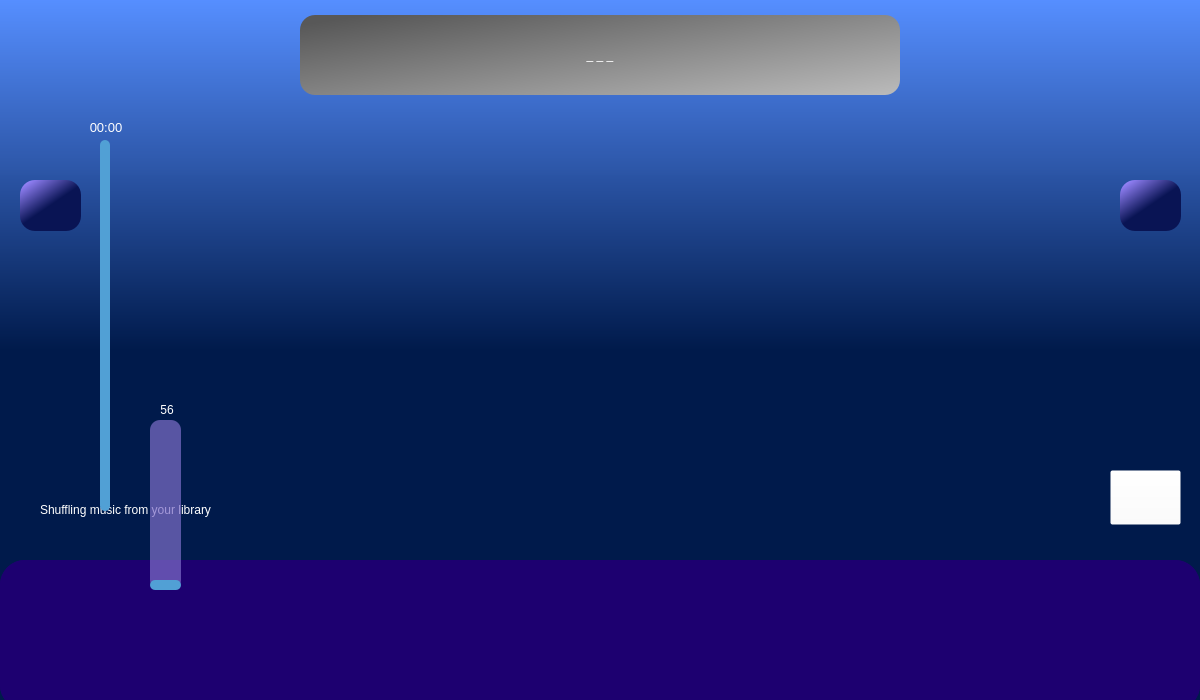
<?xml version="1.0" encoding="UTF-8"?>
<ui version="4.0">
 <class>AudioProcessor</class>
 <widget class="QMainWindow" name="AudioProcessor">
  <property name="windowModality">
   <enum>Qt::ApplicationModal</enum>
  </property>
  <property name="enabled">
   <bool>true</bool>
  </property>
  <property name="geometry">
   <rect>
    <x>0</x>
    <y>0</y>
    <width>1200</width>
    <height>700</height>
   </rect>
  </property>
  <property name="sizePolicy">
   <sizepolicy hsizetype="Ignored" vsizetype="Ignored">
    <horstretch>0</horstretch>
    <verstretch>0</verstretch>
   </sizepolicy>
  </property>
  <property name="minimumSize">
   <size>
    <width>1200</width>
    <height>700</height>
   </size>
  </property>
  <property name="maximumSize">
   <size>
    <width>1200</width>
    <height>700</height>
   </size>
  </property>
  <property name="windowTitle">
   <string>Groove</string>
  </property>
  <property name="windowIcon">
   <iconset>
    <normaloff>assets/Groove.png</normaloff>assets/Groove.png</iconset>
  </property>
  <property name="styleSheet">
   <string notr="true"/>
  </property>
  <widget class="QWidget" name="main_window">
   <property name="enabled">
    <bool>true</bool>
   </property>
   <property name="palette">
    <palette>
     <active>
      <colorrole role="Button">
       <brush brushstyle="LinearGradientPattern">
        <gradient startx="1.000000000000000" starty="0.000000000000000" endx="1.000000000000000" endy="0.500000000000000" type="LinearGradient" spread="PadSpread" coordinatemode="ObjectBoundingMode">
         <gradientstop position="0.000000000000000">
          <color alpha="254">
           <red>85</red>
           <green>142</green>
           <blue>255</blue>
          </color>
         </gradientstop>
         <gradientstop position="1.000000000000000">
          <color alpha="255">
           <red>0</red>
           <green>26</green>
           <blue>75</blue>
          </color>
         </gradientstop>
        </gradient>
       </brush>
      </colorrole>
      <colorrole role="Base">
       <brush brushstyle="LinearGradientPattern">
        <gradient startx="1.000000000000000" starty="0.000000000000000" endx="1.000000000000000" endy="0.500000000000000" type="LinearGradient" spread="PadSpread" coordinatemode="ObjectBoundingMode">
         <gradientstop position="0.000000000000000">
          <color alpha="254">
           <red>85</red>
           <green>142</green>
           <blue>255</blue>
          </color>
         </gradientstop>
         <gradientstop position="1.000000000000000">
          <color alpha="255">
           <red>0</red>
           <green>26</green>
           <blue>75</blue>
          </color>
         </gradientstop>
        </gradient>
       </brush>
      </colorrole>
      <colorrole role="Window">
       <brush brushstyle="LinearGradientPattern">
        <gradient startx="1.000000000000000" starty="0.000000000000000" endx="1.000000000000000" endy="0.500000000000000" type="LinearGradient" spread="PadSpread" coordinatemode="ObjectBoundingMode">
         <gradientstop position="0.000000000000000">
          <color alpha="254">
           <red>85</red>
           <green>142</green>
           <blue>255</blue>
          </color>
         </gradientstop>
         <gradientstop position="1.000000000000000">
          <color alpha="255">
           <red>0</red>
           <green>26</green>
           <blue>75</blue>
          </color>
         </gradientstop>
        </gradient>
       </brush>
      </colorrole>
     </active>
     <inactive>
      <colorrole role="Button">
       <brush brushstyle="LinearGradientPattern">
        <gradient startx="1.000000000000000" starty="0.000000000000000" endx="1.000000000000000" endy="0.500000000000000" type="LinearGradient" spread="PadSpread" coordinatemode="ObjectBoundingMode">
         <gradientstop position="0.000000000000000">
          <color alpha="254">
           <red>85</red>
           <green>142</green>
           <blue>255</blue>
          </color>
         </gradientstop>
         <gradientstop position="1.000000000000000">
          <color alpha="255">
           <red>0</red>
           <green>26</green>
           <blue>75</blue>
          </color>
         </gradientstop>
        </gradient>
       </brush>
      </colorrole>
      <colorrole role="Base">
       <brush brushstyle="LinearGradientPattern">
        <gradient startx="1.000000000000000" starty="0.000000000000000" endx="1.000000000000000" endy="0.500000000000000" type="LinearGradient" spread="PadSpread" coordinatemode="ObjectBoundingMode">
         <gradientstop position="0.000000000000000">
          <color alpha="254">
           <red>85</red>
           <green>142</green>
           <blue>255</blue>
          </color>
         </gradientstop>
         <gradientstop position="1.000000000000000">
          <color alpha="255">
           <red>0</red>
           <green>26</green>
           <blue>75</blue>
          </color>
         </gradientstop>
        </gradient>
       </brush>
      </colorrole>
      <colorrole role="Window">
       <brush brushstyle="LinearGradientPattern">
        <gradient startx="1.000000000000000" starty="0.000000000000000" endx="1.000000000000000" endy="0.500000000000000" type="LinearGradient" spread="PadSpread" coordinatemode="ObjectBoundingMode">
         <gradientstop position="0.000000000000000">
          <color alpha="254">
           <red>85</red>
           <green>142</green>
           <blue>255</blue>
          </color>
         </gradientstop>
         <gradientstop position="1.000000000000000">
          <color alpha="255">
           <red>0</red>
           <green>26</green>
           <blue>75</blue>
          </color>
         </gradientstop>
        </gradient>
       </brush>
      </colorrole>
     </inactive>
     <disabled>
      <colorrole role="Button">
       <brush brushstyle="LinearGradientPattern">
        <gradient startx="1.000000000000000" starty="0.000000000000000" endx="1.000000000000000" endy="0.500000000000000" type="LinearGradient" spread="PadSpread" coordinatemode="ObjectBoundingMode">
         <gradientstop position="0.000000000000000">
          <color alpha="254">
           <red>85</red>
           <green>142</green>
           <blue>255</blue>
          </color>
         </gradientstop>
         <gradientstop position="1.000000000000000">
          <color alpha="255">
           <red>0</red>
           <green>26</green>
           <blue>75</blue>
          </color>
         </gradientstop>
        </gradient>
       </brush>
      </colorrole>
      <colorrole role="Base">
       <brush brushstyle="LinearGradientPattern">
        <gradient startx="1.000000000000000" starty="0.000000000000000" endx="1.000000000000000" endy="0.500000000000000" type="LinearGradient" spread="PadSpread" coordinatemode="ObjectBoundingMode">
         <gradientstop position="0.000000000000000">
          <color alpha="254">
           <red>85</red>
           <green>142</green>
           <blue>255</blue>
          </color>
         </gradientstop>
         <gradientstop position="1.000000000000000">
          <color alpha="255">
           <red>0</red>
           <green>26</green>
           <blue>75</blue>
          </color>
         </gradientstop>
        </gradient>
       </brush>
      </colorrole>
      <colorrole role="Window">
       <brush brushstyle="LinearGradientPattern">
        <gradient startx="1.000000000000000" starty="0.000000000000000" endx="1.000000000000000" endy="0.500000000000000" type="LinearGradient" spread="PadSpread" coordinatemode="ObjectBoundingMode">
         <gradientstop position="0.000000000000000">
          <color alpha="254">
           <red>85</red>
           <green>142</green>
           <blue>255</blue>
          </color>
         </gradientstop>
         <gradientstop position="1.000000000000000">
          <color alpha="255">
           <red>0</red>
           <green>26</green>
           <blue>75</blue>
          </color>
         </gradientstop>
        </gradient>
       </brush>
      </colorrole>
     </disabled>
    </palette>
   </property>
   <property name="styleSheet">
    <string notr="true">background-color: qlineargradient(spread:pad, x1:1, y1:0, x2:1, y2:0.5, stop:0 rgba(85, 142, 255, 254), stop:1 rgba(0, 26, 75, 255));</string>
   </property>
   <widget class="QWidget" name="utility_bar" native="true">
    <property name="enabled">
     <bool>true</bool>
    </property>
    <property name="geometry">
     <rect>
      <x>0</x>
      <y>560</y>
      <width>1200</width>
      <height>150</height>
     </rect>
    </property>
    <property name="minimumSize">
     <size>
      <width>1200</width>
      <height>120</height>
     </size>
    </property>
    <property name="maximumSize">
     <size>
      <width>1200</width>
      <height>150</height>
     </size>
    </property>
    <property name="palette">
     <palette>
      <active>
       <colorrole role="Button">
        <brush brushstyle="SolidPattern">
         <color alpha="255">
          <red>29</red>
          <green>0</green>
          <blue>112</blue>
         </color>
        </brush>
       </colorrole>
       <colorrole role="Base">
        <brush brushstyle="SolidPattern">
         <color alpha="255">
          <red>29</red>
          <green>0</green>
          <blue>112</blue>
         </color>
        </brush>
       </colorrole>
       <colorrole role="Window">
        <brush brushstyle="SolidPattern">
         <color alpha="255">
          <red>29</red>
          <green>0</green>
          <blue>112</blue>
         </color>
        </brush>
       </colorrole>
      </active>
      <inactive>
       <colorrole role="Button">
        <brush brushstyle="SolidPattern">
         <color alpha="255">
          <red>29</red>
          <green>0</green>
          <blue>112</blue>
         </color>
        </brush>
       </colorrole>
       <colorrole role="Base">
        <brush brushstyle="SolidPattern">
         <color alpha="255">
          <red>29</red>
          <green>0</green>
          <blue>112</blue>
         </color>
        </brush>
       </colorrole>
       <colorrole role="Window">
        <brush brushstyle="SolidPattern">
         <color alpha="255">
          <red>29</red>
          <green>0</green>
          <blue>112</blue>
         </color>
        </brush>
       </colorrole>
      </inactive>
      <disabled>
       <colorrole role="Button">
        <brush brushstyle="SolidPattern">
         <color alpha="255">
          <red>29</red>
          <green>0</green>
          <blue>112</blue>
         </color>
        </brush>
       </colorrole>
       <colorrole role="Base">
        <brush brushstyle="SolidPattern">
         <color alpha="255">
          <red>29</red>
          <green>0</green>
          <blue>112</blue>
         </color>
        </brush>
       </colorrole>
       <colorrole role="Window">
        <brush brushstyle="SolidPattern">
         <color alpha="255">
          <red>29</red>
          <green>0</green>
          <blue>112</blue>
         </color>
        </brush>
       </colorrole>
      </disabled>
     </palette>
    </property>
    <property name="toolTipDuration">
     <number>0</number>
    </property>
    <property name="styleSheet">
     <string notr="true">QWidget {
    border-radius: 25px 25px 0px 0px;
    background-color: #1D0070;
}</string>
    </property>
    <widget class="QPushButton" name="pause_button">
     <property name="enabled">
      <bool>true</bool>
     </property>
     <property name="geometry">
      <rect>
       <x>565</x>
       <y>40</y>
       <width>70</width>
       <height>70</height>
      </rect>
     </property>
     <property name="sizePolicy">
      <sizepolicy hsizetype="Fixed" vsizetype="Fixed">
       <horstretch>0</horstretch>
       <verstretch>0</verstretch>
      </sizepolicy>
     </property>
     <property name="cursor">
      <cursorShape>PointingHandCursor</cursorShape>
     </property>
     <property name="toolTip">
      <string notr="true">Pause/Play</string>
     </property>
     <property name="toolTipDuration">
      <number>3000</number>
     </property>
     <property name="styleSheet">
      <string notr="true">
QPushButton:pressed {
        padding: 3px;
    }</string>
     </property>
     <property name="text">
      <string/>
     </property>
     <property name="icon">
      <iconset>
       <normaloff>assets/Play.png</normaloff>assets/Play.png</iconset>
     </property>
     <property name="iconSize">
      <size>
       <width>70</width>
       <height>70</height>
      </size>
     </property>
     <property name="flat">
      <bool>false</bool>
     </property>
    </widget>
    <widget class="QPushButton" name="plus10_button">
     <property name="enabled">
      <bool>true</bool>
     </property>
     <property name="geometry">
      <rect>
       <x>720</x>
       <y>40</y>
       <width>70</width>
       <height>70</height>
      </rect>
     </property>
     <property name="sizePolicy">
      <sizepolicy hsizetype="Fixed" vsizetype="Fixed">
       <horstretch>0</horstretch>
       <verstretch>0</verstretch>
      </sizepolicy>
     </property>
     <property name="cursor">
      <cursorShape>PointingHandCursor</cursorShape>
     </property>
     <property name="toolTip">
      <string notr="true">Forward</string>
     </property>
     <property name="toolTipDuration">
      <number>3000</number>
     </property>
     <property name="whatsThis">
      <string/>
     </property>
     <property name="styleSheet">
      <string notr="true">
QPushButton:pressed {
        padding: 3px;
    }</string>
     </property>
     <property name="text">
      <string/>
     </property>
     <property name="icon">
      <iconset>
       <normaloff>assets/10sForewards.png</normaloff>assets/10sForewards.png</iconset>
     </property>
     <property name="iconSize">
      <size>
       <width>70</width>
       <height>70</height>
      </size>
     </property>
     <property name="flat">
      <bool>false</bool>
     </property>
    </widget>
    <widget class="QPushButton" name="next_button">
     <property name="enabled">
      <bool>true</bool>
     </property>
     <property name="geometry">
      <rect>
       <x>860</x>
       <y>40</y>
       <width>70</width>
       <height>70</height>
      </rect>
     </property>
     <property name="sizePolicy">
      <sizepolicy hsizetype="Fixed" vsizetype="Fixed">
       <horstretch>0</horstretch>
       <verstretch>0</verstretch>
      </sizepolicy>
     </property>
     <property name="cursor">
      <cursorShape>PointingHandCursor</cursorShape>
     </property>
     <property name="toolTip">
      <string notr="true">Next</string>
     </property>
     <property name="toolTipDuration">
      <number>3000</number>
     </property>
     <property name="whatsThis">
      <string/>
     </property>
     <property name="styleSheet">
      <string notr="true">
QPushButton:pressed {
        padding: 3px;
    }</string>
     </property>
     <property name="text">
      <string/>
     </property>
     <property name="icon">
      <iconset>
       <normaloff>assets/Next.png</normaloff>assets/Next.png</iconset>
     </property>
     <property name="iconSize">
      <size>
       <width>70</width>
       <height>70</height>
      </size>
     </property>
     <property name="flat">
      <bool>false</bool>
     </property>
    </widget>
    <widget class="QPushButton" name="minus10_button">
     <property name="enabled">
      <bool>true</bool>
     </property>
     <property name="geometry">
      <rect>
       <x>410</x>
       <y>40</y>
       <width>70</width>
       <height>70</height>
      </rect>
     </property>
     <property name="sizePolicy">
      <sizepolicy hsizetype="Fixed" vsizetype="Fixed">
       <horstretch>0</horstretch>
       <verstretch>0</verstretch>
      </sizepolicy>
     </property>
     <property name="cursor">
      <cursorShape>PointingHandCursor</cursorShape>
     </property>
     <property name="toolTip">
      <string notr="true">Rewind</string>
     </property>
     <property name="toolTipDuration">
      <number>3000</number>
     </property>
     <property name="whatsThis">
      <string/>
     </property>
     <property name="styleSheet">
      <string notr="true">
QPushButton:pressed {
        padding: 3px;
    }</string>
     </property>
     <property name="text">
      <string/>
     </property>
     <property name="icon">
      <iconset>
       <normaloff>assets/10sBackwards.png</normaloff>assets/10sBackwards.png</iconset>
     </property>
     <property name="iconSize">
      <size>
       <width>70</width>
       <height>70</height>
      </size>
     </property>
     <property name="flat">
      <bool>false</bool>
     </property>
    </widget>
    <widget class="QPushButton" name="volume_button">
     <property name="enabled">
      <bool>true</bool>
     </property>
     <property name="geometry">
      <rect>
       <x>135</x>
       <y>40</y>
       <width>70</width>
       <height>70</height>
      </rect>
     </property>
     <property name="sizePolicy">
      <sizepolicy hsizetype="Fixed" vsizetype="Fixed">
       <horstretch>0</horstretch>
       <verstretch>0</verstretch>
      </sizepolicy>
     </property>
     <property name="cursor">
      <cursorShape>PointingHandCursor</cursorShape>
     </property>
     <property name="toolTip">
      <string notr="true"/>
     </property>
     <property name="toolTipDuration">
      <number>-1</number>
     </property>
     <property name="whatsThis">
      <string/>
     </property>
     <property name="styleSheet">
      <string notr="true">
QPushButton:pressed {
        padding: 3px;
    }</string>
     </property>
     <property name="text">
      <string/>
     </property>
     <property name="icon">
      <iconset>
       <normaloff>assets/Volume.png</normaloff>assets/Volume.png</iconset>
     </property>
     <property name="iconSize">
      <size>
       <width>70</width>
       <height>70</height>
      </size>
     </property>
     <property name="flat">
      <bool>false</bool>
     </property>
    </widget>
    <widget class="QPushButton" name="previous_button">
     <property name="enabled">
      <bool>true</bool>
     </property>
     <property name="geometry">
      <rect>
       <x>270</x>
       <y>40</y>
       <width>70</width>
       <height>70</height>
      </rect>
     </property>
     <property name="sizePolicy">
      <sizepolicy hsizetype="Fixed" vsizetype="Fixed">
       <horstretch>0</horstretch>
       <verstretch>0</verstretch>
      </sizepolicy>
     </property>
     <property name="cursor">
      <cursorShape>PointingHandCursor</cursorShape>
     </property>
     <property name="toolTip">
      <string notr="true">Previous</string>
     </property>
     <property name="toolTipDuration">
      <number>3000</number>
     </property>
     <property name="whatsThis">
      <string/>
     </property>
     <property name="styleSheet">
      <string notr="true">
QPushButton:pressed {
        padding: 3px;
    }</string>
     </property>
     <property name="text">
      <string/>
     </property>
     <property name="icon">
      <iconset>
       <normaloff>assets/Previous.png</normaloff>assets/Previous.png</iconset>
     </property>
     <property name="iconSize">
      <size>
       <width>70</width>
       <height>70</height>
      </size>
     </property>
     <property name="flat">
      <bool>false</bool>
     </property>
    </widget>
    <widget class="QPushButton" name="shuffle_button">
     <property name="enabled">
      <bool>true</bool>
     </property>
     <property name="geometry">
      <rect>
       <x>995</x>
       <y>40</y>
       <width>70</width>
       <height>70</height>
      </rect>
     </property>
     <property name="sizePolicy">
      <sizepolicy hsizetype="Fixed" vsizetype="Fixed">
       <horstretch>0</horstretch>
       <verstretch>0</verstretch>
      </sizepolicy>
     </property>
     <property name="cursor">
      <cursorShape>PointingHandCursor</cursorShape>
     </property>
     <property name="toolTip">
      <string notr="true">Shuffle Playlist</string>
     </property>
     <property name="toolTipDuration">
      <number>3000</number>
     </property>
     <property name="whatsThis">
      <string/>
     </property>
     <property name="styleSheet">
      <string notr="true">
QPushButton:pressed {
        padding: 3px;
    }</string>
     </property>
     <property name="text">
      <string/>
     </property>
     <property name="icon">
      <iconset>
       <normaloff>assets/ShuffleInactive.png</normaloff>assets/ShuffleInactive.png</iconset>
     </property>
     <property name="iconSize">
      <size>
       <width>70</width>
       <height>70</height>
      </size>
     </property>
     <property name="flat">
      <bool>false</bool>
     </property>
    </widget>
   </widget>
   <widget class="QPushButton" name="effects_button">
    <property name="enabled">
     <bool>true</bool>
    </property>
    <property name="geometry">
     <rect>
      <x>1120</x>
      <y>180</y>
      <width>61</width>
      <height>51</height>
     </rect>
    </property>
    <property name="cursor">
     <cursorShape>PointingHandCursor</cursorShape>
    </property>
    <property name="toolTip">
     <string>Select Effect</string>
    </property>
    <property name="toolTipDuration">
     <number>3000</number>
    </property>
    <property name="autoFillBackground">
     <bool>false</bool>
    </property>
    <property name="styleSheet">
     <string notr="true">QPushButton {
	color: rgb(190, 200, 186);
	border-style: outset;
	border-radius: 15px;
	background-color: qlineargradient(spread:pad, x1:0.056, y1:0.057, x2:0.449, y2:0.54, stop:0 rgba(154, 135, 255, 255), stop:1 rgba(9, 20, 84, 255));
}


</string>
    </property>
    <property name="text">
     <string/>
    </property>
    <property name="icon">
     <iconset>
      <normaloff>assets/Effects.png</normaloff>assets/Effects.png</iconset>
    </property>
    <property name="iconSize">
     <size>
      <width>50</width>
      <height>50</height>
     </size>
    </property>
   </widget>
   <widget class="QLabel" name="song_name">
    <property name="geometry">
     <rect>
      <x>300</x>
      <y>15</y>
      <width>600</width>
      <height>80</height>
     </rect>
    </property>
    <property name="minimumSize">
     <size>
      <width>491</width>
      <height>0</height>
     </size>
    </property>
    <property name="styleSheet">
     <string notr="true">background-color: qlineargradient(spread:pad, x1:0, y1:0.125, x2:1, y2:1, stop:0 rgba(88, 88, 88, 255), stop:1 rgba(187, 187, 187, 255));
font: 18pt &quot;Forte&quot;;
color: rgb(255, 255, 255);
text-align: center;
border-radius: 15px;</string>
    </property>
    <property name="text">
     <string>&lt;html&gt;&lt;head/&gt;&lt;body&gt;&lt;p align=&quot;center&quot;&gt;_ _ _&lt;/p&gt;&lt;/body&gt;&lt;/html&gt;</string>
    </property>
   </widget>
   <widget class="QPushButton" name="folder_button">
    <property name="enabled">
     <bool>true</bool>
    </property>
    <property name="geometry">
     <rect>
      <x>20</x>
      <y>180</y>
      <width>61</width>
      <height>51</height>
     </rect>
    </property>
    <property name="cursor">
     <cursorShape>PointingHandCursor</cursorShape>
    </property>
    <property name="toolTip">
     <string>Choose a song</string>
    </property>
    <property name="toolTipDuration">
     <number>3000</number>
    </property>
    <property name="autoFillBackground">
     <bool>false</bool>
    </property>
    <property name="styleSheet">
     <string notr="true">QPushButton {
	color: rgb(190, 200, 186);
	border-style: outset;
	border-radius: 15px;
	background-color: qlineargradient(spread:pad, x1:0.056, y1:0.057, x2:0.449, y2:0.54, stop:0 rgba(154, 135, 255, 255), stop:1 rgba(9, 20, 84, 255));
}


</string>
    </property>
    <property name="text">
     <string/>
    </property>
    <property name="icon">
     <iconset>
      <normaloff>assets/Folder.png</normaloff>assets/Folder.png</iconset>
    </property>
    <property name="iconSize">
     <size>
      <width>45</width>
      <height>45</height>
     </size>
    </property>
   </widget>
   <widget class="QSlider" name="song_progress">
    <property name="geometry">
     <rect>
      <x>100</x>
      <y>140</y>
      <width>1000</width>
      <height>371</height>
     </rect>
    </property>
    <property name="cursor">
     <cursorShape>ArrowCursor</cursorShape>
    </property>
    <property name="mouseTracking">
     <bool>false</bool>
    </property>
    <property name="styleSheet">
     <string notr="true">QSlider {	background-color: rgba(255, 255, 255, 0); }

QSlider::groove:horizontal  {
	background-color: rgba(255, 255, 255, 0);
}

QSlider::handle:horizontal {
    background-color: #51A0D5;
    width: 10px;
    border-radius: 5px; /* make the handle round */
}</string>
    </property>
    <property name="orientation">
     <enum>Qt::Horizontal</enum>
    </property>
   </widget>
   <widget class="QSlider" name="volume_bar">
    <property name="geometry">
     <rect>
      <x>150</x>
      <y>420</y>
      <width>31</width>
      <height>170</height>
     </rect>
    </property>
    <property name="sizePolicy">
     <sizepolicy hsizetype="Expanding" vsizetype="Expanding">
      <horstretch>0</horstretch>
      <verstretch>0</verstretch>
     </sizepolicy>
    </property>
    <property name="styleSheet">
     <string notr="true">QSlider {	background-color: rgba(255, 255, 255, 0);	}

QSlider::groove:vertical  {
	background-color: rgba(124, 109, 200, 180);
	border-radius: 10px; 
}

QSlider::handle:vertical {
    background-color: #51A0D5;
    height: 10px;
    border-radius: 5px;
}</string>
    </property>
    <property name="orientation">
     <enum>Qt::Vertical</enum>
    </property>
   </widget>
   <widget class="QPushButton" name="volume_speed">
    <property name="enabled">
     <bool>true</bool>
    </property>
    <property name="geometry">
     <rect>
      <x>1110</x>
      <y>470</y>
      <width>71</width>
      <height>55</height>
     </rect>
    </property>
    <property name="sizePolicy">
     <sizepolicy hsizetype="Fixed" vsizetype="Fixed">
      <horstretch>0</horstretch>
      <verstretch>0</verstretch>
     </sizepolicy>
    </property>
    <property name="cursor">
     <cursorShape>PointingHandCursor</cursorShape>
    </property>
    <property name="toolTip">
     <string notr="true"/>
    </property>
    <property name="toolTipDuration">
     <number>3000</number>
    </property>
    <property name="whatsThis">
     <string/>
    </property>
    <property name="styleSheet">
     <string notr="true">background-color: rgba(255, 255, 255, 0);
color: rgb(255, 255, 255);
font: 75 14pt &quot;Microsoft PhagsPa&quot;;</string>
    </property>
    <property name="text">
     <string/>
    </property>
    <property name="icon">
     <iconset>
      <normaloff>assets/x1Speed.png</normaloff>assets/x1Speed.png</iconset>
    </property>
    <property name="iconSize">
     <size>
      <width>70</width>
      <height>70</height>
     </size>
    </property>
    <property name="shortcut">
     <string>Ctrl+S</string>
    </property>
    <property name="flat">
     <bool>false</bool>
    </property>
   </widget>
   <widget class="QWidget" name="util_bar_animation" native="true">
    <property name="geometry">
     <rect>
      <x>0</x>
      <y>560</y>
      <width>1200</width>
      <height>150</height>
     </rect>
    </property>
    <property name="styleSheet">
     <string notr="true">border-radius: 25px 25px 0px 0px;
    background-color: #1D0070;</string>
    </property>
   </widget>
   <widget class="QLabel" name="time_label">
    <property name="geometry">
     <rect>
      <x>78</x>
      <y>120</y>
      <width>56</width>
      <height>16</height>
     </rect>
    </property>
    <property name="minimumSize">
     <size>
      <width>0</width>
      <height>0</height>
     </size>
    </property>
    <property name="styleSheet">
     <string notr="true">background-color: rgba(255, 255, 255, 0);
font: 10pt &quot;Forte&quot;;
color: rgb(255, 255, 255);
text-align: center;</string>
    </property>
    <property name="text">
     <string>&lt;html&gt;&lt;head/&gt;&lt;body&gt;&lt;p align=&quot;center&quot;&gt;&lt;span style=&quot; font-size:10pt;&quot;&gt;00:00&lt;/span&gt;&lt;/p&gt;&lt;/body&gt;&lt;/html&gt;</string>
    </property>
   </widget>
   <widget class="QLabel" name="volume_level">
    <property name="geometry">
     <rect>
      <x>152</x>
      <y>395</y>
      <width>30</width>
      <height>30</height>
     </rect>
    </property>
    <property name="minimumSize">
     <size>
      <width>0</width>
      <height>0</height>
     </size>
    </property>
    <property name="styleSheet">
     <string notr="true">background-color: rgba(255, 255, 255, 0);
font: 12pt &quot;Forte&quot;;
color: rgb(255, 255, 255);
text-align: center;</string>
    </property>
    <property name="text">
     <string>&lt;html&gt;&lt;head/&gt;&lt;body&gt;&lt;p align=&quot;center&quot;&gt;56&lt;/p&gt;&lt;/body&gt;&lt;/html&gt;</string>
    </property>
   </widget>
   <widget class="QLabel" name="context_label">
    <property name="geometry">
     <rect>
      <x>40</x>
      <y>480</y>
      <width>621</width>
      <height>61</height>
     </rect>
    </property>
    <property name="minimumSize">
     <size>
      <width>0</width>
      <height>0</height>
     </size>
    </property>
    <property name="styleSheet">
     <string notr="true">background-color: rgba(255, 255, 255, 0);
font: 16pt &quot;MV Boli&quot;;
color: rgb(255, 255, 255);
</string>
    </property>
    <property name="text">
     <string>&lt;html&gt;&lt;head/&gt;&lt;body&gt;&lt;p&gt;Shuffling music from your library&lt;/p&gt;&lt;/body&gt;&lt;/html&gt;</string>
    </property>
    <property name="alignment">
     <set>Qt::AlignLeading|Qt::AlignLeft|Qt::AlignVCenter</set>
    </property>
   </widget>
   <widget class="QWidget" name="waveform_widget" native="true">
    <property name="geometry">
     <rect>
      <x>100</x>
      <y>140</y>
      <width>1000</width>
      <height>370</height>
     </rect>
    </property>
    <property name="styleSheet">
     <string notr="true">background-color: rgba(255, 255, 255, 0);</string>
    </property>
   </widget>
   <zorder>util_bar_animation</zorder>
   <zorder>utility_bar</zorder>
   <zorder>effects_button</zorder>
   <zorder>song_name</zorder>
   <zorder>folder_button</zorder>
   <zorder>volume_speed</zorder>
   <zorder>time_label</zorder>
   <zorder>volume_level</zorder>
   <zorder>context_label</zorder>
   <zorder>waveform_widget</zorder>
   <zorder>song_progress</zorder>
   <zorder>volume_bar</zorder>
  </widget>
  <action name="actionWelcome">
   <property name="text">
    <string>Welcome!</string>
   </property>
  </action>
 </widget>
 <resources/>
 <connections/>
 <slots>
  <slot>on_shuffle_button_clicked()</slot>
 </slots>
</ui>
